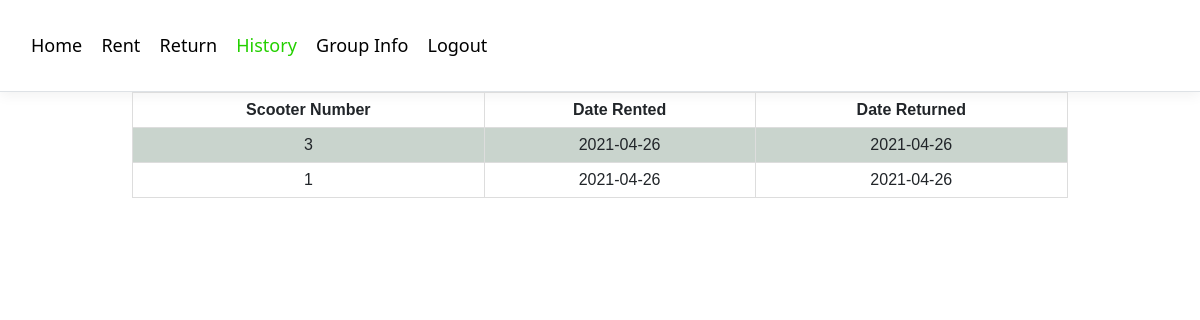
The page /history (signed in) on the database its author committed.
### models.py (models this page shows, shortened)
class History(db.Model):
    id = db.Column(db.Integer, primary_key=True)
    user_id = db.Column(db.Integer)
    scooter_id = db.Column(db.String)
    rental_num = db.Column(db.Integer)
    rent_date = db.Column(db.DateTime, server_default=db.func.now())
    return_date = db.Column(db.DateTime, nullable=True)

### main.py (the view)
@main.route('/history')
@login_required
def history():
    history_info = History.query.filter_by(user_id=current_user.id).all()
    return render_template('history.html', current_user=current_user, history_info=history_info)

### __init__.py (called while the page is built)
def create_app():
    app = Flask(__name__, static_url_path='',
                static_folder='static')
    app.config['SECRET_KEY'] = 'secret-key-goes-here'
    app.config['SQLALCHEMY_DATABASE_URI'] = 'sqlite:///db.sqlite'
    app.config['SQLALCHEMY_TRACK_MODIFICATIONS'] = False
    db.init_app(app)
    login_manager = LoginManager()
    login_manager.login_view = 'main.login'
    login_manager.init_app(app)
    from .models import User
    from .models import Scooters
    from .models import Renters
    from .models import History
    @ login_manager.user_loader
    def load_user(id):
        return User.query.get(int(id))
    from .auth import auth as auth_blueprint
    app.register_blueprint(auth_blueprint)
    from .main import main as main_blueprint
    app.register_blueprint(main_blueprint)
    return app

### templates/history.html (shortened to what this page needs)
{% set active_page = "history" %}
{% extends "base.html" %} {% block content %}
<form id="history_form" method="post" name="history_form">
  <table class="center">
    <tr>
      <th>Scooter Number</th>
      <th>Date Rented</th>
      <th>Date Returned</th>
    </tr>
    {% for history in history_info|sort(attribute='rent_date', reverse=True) %}
      <tr>
        <td>{{history.scooter_id}}</td>
        <td>{{history.rent_date.strftime('%Y-%m-%d')}}</td>
        <td>{% if history.return_date == None or history.return_date.strftime('%Y-%m-%d') == '2001-01-01' %}
          Not returned
          {%else%}
          {{history.return_date.strftime('%Y-%m-%d')}}
        {%endif%}</td>
      </tr>
    {% endfor %}
  </table>
</form>
{% endblock %}

### templates/base.html (shortened to what this page needs)
<!DOCTYPE html>
<html>
  <head>
    <link href="https://cdn.jsdelivr.net/npm/bootstrap@5.0.0-beta3/dist/css/bootstrap.min.css" rel="stylesheet">
    <link
      rel="stylesheet"
      href="{{ url_for('static', filename='index.css') }}"
    />
  </head>
  <body>
    <div
      class="border-bottom box-shadow p-3"
    >
      <nav class="py-3">
        <a href="{{ url_for('main.index') }}" class="{{ 'active' if active_page == 'home' else '' }}">Home</a>
        <a href="{{ url_for('main.rent') }}"  class="{{ 'active' if active_page == 'rent' else '' }}">Rent</a>
        <a href="{{ url_for('main.return_scooter') }}"  class="{{ 'active' if active_page == 'return' else '' }}">Return</a>
        <a href="{{ url_for('main.history') }}"  class="{{ 'active' if active_page == 'history' else '' }}">History</a>
        <a href="{{ url_for('main.group') }}"  class="{{ 'active' if active_page == 'group' else '' }}">Group Info</a>
        {% if current_user.is_authenticated %}
        <a href="{{ url_for('auth.logout') }}" >Logout</a>
        {% else %}
        <a href="{{ url_for('main.login') }}"  class="{{ 'active' if active_page == 'login' else '' }}">Login</a>
        {% endif %}
      </nav>
    </div>
    <div class="container">
    {% block content %}{% endblock %}
  </div>
  </body>
</html>

### static/index.css (style rules this page uses)
html { font-size: 14px; }
@media (min-width: 768px) { html { font-size: 16px; } }
a { color: #000000; text-decoration: none; }
.active, h3 { color: #24d000; }
nav a { margin-left: 15px; font-size: 18px; }
.container { max-width: 960px; }
.border-bottom { border-bottom: 1px solid #e5e5e5; }
.box-shadow { box-shadow: 0 0.25rem 0.75rem rgba(0, 0, 0, 0.05); }
.center { margin-left: auto; margin-right: auto; }
table { font-family: arial; width: 100%; }
td, th { border: 1px solid #dddddd; text-align: center; padding: 5px; }
tr:nth-child(even) { background-color: #c9d4cd; }

### rows shown on the page
History: scooter_id "3", rent_date "2021-04-26", return_date "2021-04-26"
History: scooter_id "1", rent_date "2021-04-26", return_date "2021-04-26"
